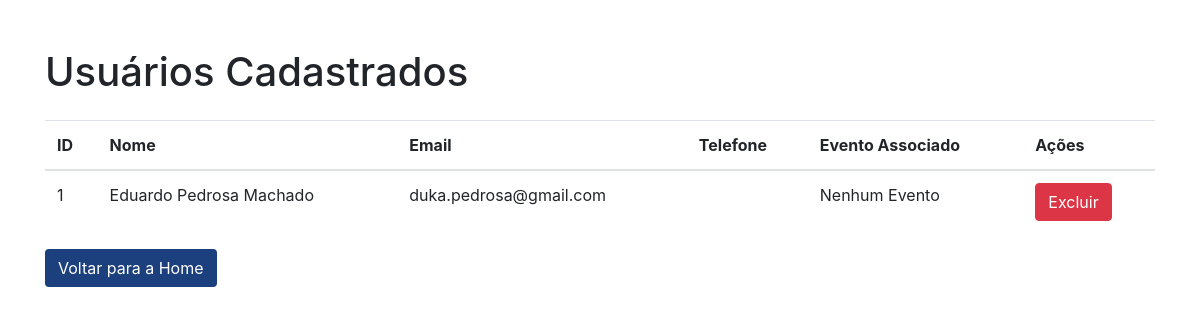
/usuarios (signed in), run on an earlier commit of the app's database.
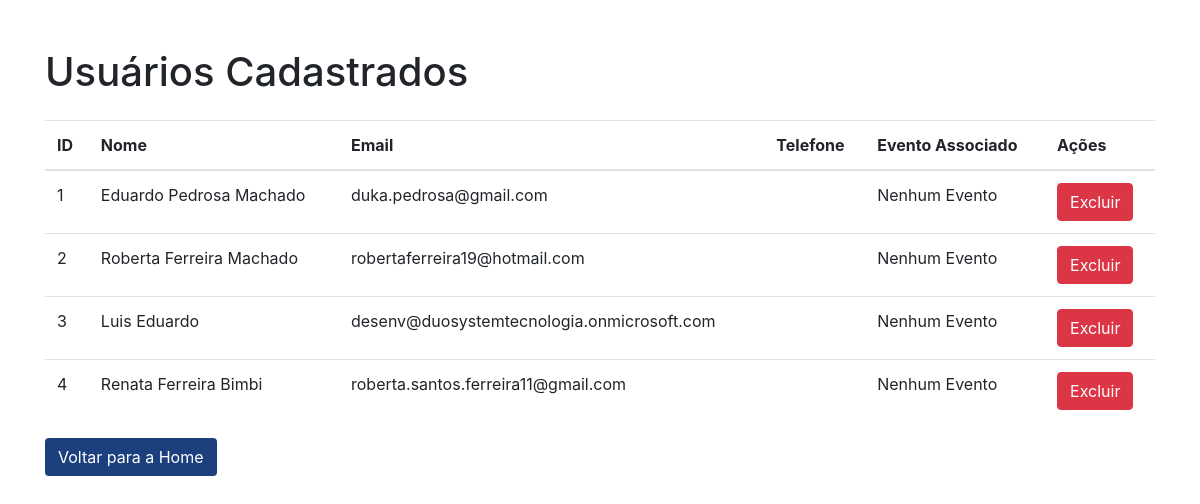
And on a later commit of the database.
### models.py (models this page shows, shortened)
class UsuarioLogin(db.Model, UserMixin):
    __tablename__ = 'usuario_login'
    id = db.Column(db.Integer, primary_key=True)
    nome = db.Column(db.String(100), nullable=False)
    email = db.Column(db.String(100), nullable=False, unique=True)
    senha_hash = db.Column(db.String(128), nullable=False)
    aprovado = db.Column(db.Boolean, default=False)  # Para usuários que precisam de aprovação
    is_admin = db.Column(db.Boolean, default=False)  # Marca o usuário como administrador

### app.py (the view)
@app.route('/usuarios')
@login_obrigatorio
def lista_usuarios():
    if not session.get('is_admin'):
        flash('Ação não permitida.', 'danger')
        return redirect(url_for('home'))
    usuarios = UsuarioLogin.query.all()
    return render_template('usuarios.html', usuarios=usuarios)

### app.py (called while the page is built)
@login_manager.user_loader
def load_user(user_id):
    return UsuarioLogin.query.get(int(user_id))

def login_obrigatorio(f):
    @wraps(f)
    def decorated_function(*args, **kwargs):
        if 'usuario_id' not in session:
            flash('Você precisa estar logado para acessar esta página.', 'warning')
            return redirect(url_for('login'))
        return f(*args, **kwargs)
    return decorated_function

### templates/usuarios.html (shortened to what this page needs)
<!DOCTYPE html>
<html lang="pt-BR">
<head>
    <link rel="stylesheet" href="https://maxcdn.bootstrapcdn.com/bootstrap/4.0.0/css/bootstrap.min.css">
</head>
<body>
    <div class="container">
        <h1 class="mt-5">Usuários Cadastrados</h1>
        <table class="table mt-4">
            <thead>
                <tr>
                    <th scope="col">ID</th>
                    <th scope="col">Nome</th>
                    <th scope="col">Email</th>
                    <th scope="col">Telefone</th>
                    <th scope="col">Evento Associado</th>
                    <th scope="col">Ações</th>
                </tr>
            </thead>
            <tbody>
                {% for usuario in usuarios %}
                    <tr>
                        <td>{{ usuario.id }}</td>
                        <td>{{ usuario.nome }}</td>
                        <td>{{ usuario.email }}</td>
                        <td>{{ usuario.telefone }}</td>
                        <td>{{ usuario.evento.nome if usuario.evento else 'Nenhum Evento' }}</td>
                        <td>
                            <form action="{{ url_for('excluir_usuario', usuario_id=usuario.id) }}" method="POST" style="display:inline;">
                                <button type="submit" class="btn btn-danger">Excluir</button>
                            </form>
                        </td>
                    </tr>
                {% endfor %}
            </tbody>
        </table>
        <a href="{{ url_for('home') }}" class="btn" style="background-color: #1C407D; color: white;">Voltar para a Home</a>
    </div>
</body>
</html>

What changed in the data, as far as the page shows it:
added UsuarioLogin: id "2", nome "Roberta Ferreira Machado", email "robertaferreira19@hotmail.com", evento "Nenhum Evento"
added UsuarioLogin: id "3", nome "Luis Eduardo", email "desenv@duosystemtecnologia.onmicrosoft.com", evento "Nenhum Evento"
added UsuarioLogin: id "4", nome "Renata Ferreira Bimbi", email "roberta.santos.ferreira11@gmail.com", evento "Nenhum Evento"
